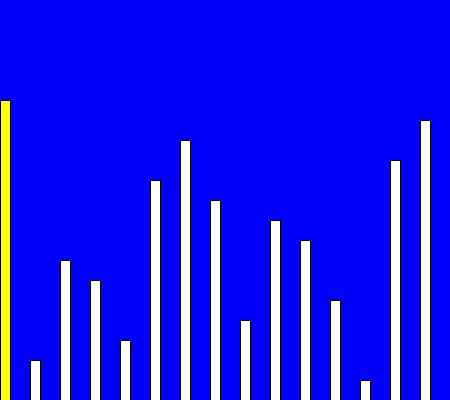
Frame 1 (no input)
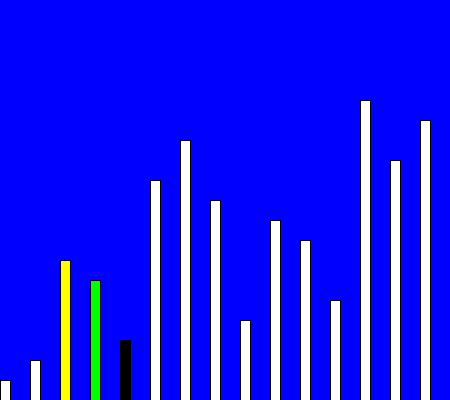
Frame 60 (the mouse pressed at the canvas centre just before this capture)
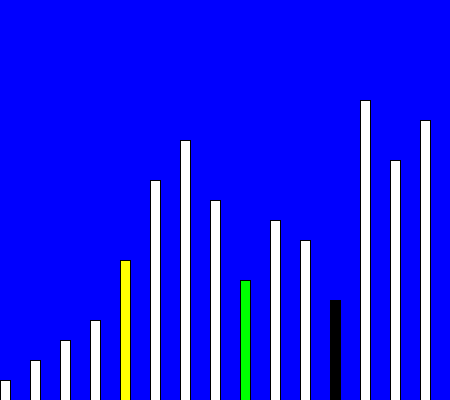
Frame 120 (the mouse held since frame 60 and released just before this capture)

The Processing sketch that drew these frames (run headless with seeded random() and noise(); from frame 60 on, the mouse is pressed at the canvas centre):

// Processing sketch: processing_100978
// ── processing_100978.pde

int NUMBER_OF_NUMBERS=15;
int FRAME_RATE=5;
int[] numbers;
int current;
int position;
int frame;
int min;
void setup() {
  size(450,400);
  //size(NUMBER_OF_NUMBERS*30,100+NUMBER_OF_NUMBERS*20);
  frameRate(FRAME_RATE);
  current=0;
  position=0;
  frame=0;
  min=0;
  numbers=new int[NUMBER_OF_NUMBERS];
  for (int i = 0; i <NUMBER_OF_NUMBERS;i++) {
    int temp=(int)(Math.random()*NUMBER_OF_NUMBERS-.5);
    while (numbers[temp]!=0) {
      temp=(int)(Math.random()*NUMBER_OF_NUMBERS-.5);
    }
    numbers[temp]=i+1;
  }
}
void draw() {
  if (frame==1) {
    background(255, 0, 0);
    display();
    frame=11;
  }
  else if (frame==11) {
    background(0, 0, 255);
    display();
    min=current;
    current++;
    frame=0;
  }
  else if (frame>=12) {
    background(0);
    display();
    if (min!=position) {
      stroke(255, 0, 0);
      line(position*30+10, 20*NUMBER_OF_NUMBERS+100-10*numbers[position], min*30, 20*NUMBER_OF_NUMBERS+100-10*numbers[min]);
      stroke(0);
    }
    else {
      fill(255, 0, 0);
      text("No Swap Needed", 100, 50);
    }
    frame++;
    if (frame==20) {
      int temp = numbers[min];
      numbers[min] = numbers[position];
      numbers[position]=temp;
      frame++;
    }
    if (frame==25) {
      frame=0;
      position++;
      min=position;
      current=position+1;
    }
  }
  else if (frame==2||frame==4||frame==6||frame==8) {
    background(0, 255, 0);
    display();
    frame++;
  }
  else if (frame==3||frame==5||frame==7||frame==9) {
    background(0, 255, 0);
    display();
    frame++;
  }
  else if (frame==10) {
    setup();
  }
  else {
    background(0, 0, 255);
    display();
    if (numbers[min]>numbers[current]) {
      frame=1;
    }
    else {
      current++;
    }
  }
  if (current==NUMBER_OF_NUMBERS) {
    if (position==NUMBER_OF_NUMBERS-1) {
      if (frame==0) {
        frame=2;
      }
    }
    if (frame==0) {
      frame=12;
    }
  }
}
void display() {
  for (int i = 0; i <NUMBER_OF_NUMBERS;i++) {
    if (frame==2||frame==4||frame==6||frame==8) {
      fill(0, 0, 255);
    }
    else if (frame==3||frame==5||frame==7||frame==9) {
      fill(255);
    }
    else if (position==i) {
      fill(255, 255, 0);
    }
    else if (current==i) {
      fill(0);
    }
    else if (min==i) {
      fill(0, 255, 0);
    }
    else {
      fill(255);
    }
    rect(i*30, 100+NUMBER_OF_NUMBERS*20-numbers[i]*20, 10, numbers[i]*20);
  }
}
